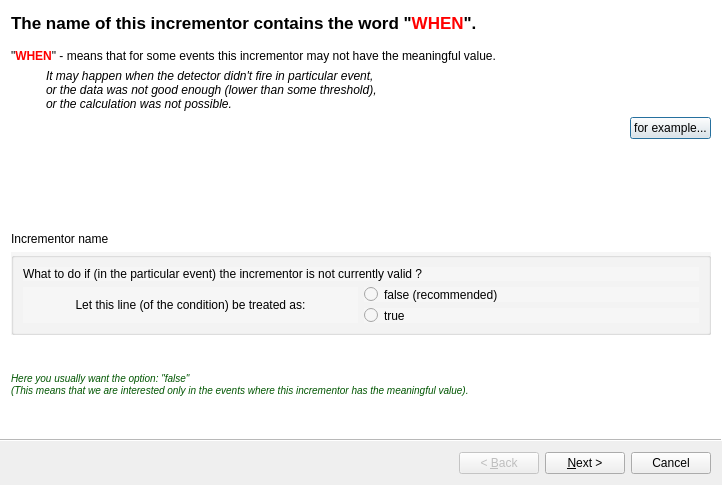
<?xml version="1.0" encoding="UTF-8"?>
<ui version="4.0">
 <class>T4addline_1d_wizard</class>
 <widget class="QWizard" name="T4addline_1d_wizard">
  <property name="geometry">
   <rect>
    <x>0</x>
    <y>0</y>
    <width>722</width>
    <height>485</height>
   </rect>
  </property>
  <property name="windowTitle">
   <string>Wizard for adding a special incrementor</string>
  </property>
  <property name="wizardStyle">
   <enum>QWizard::ModernStyle</enum>
  </property>
  <property name="titleFormat">
   <enum>Qt::RichText</enum>
  </property>
  <property name="subTitleFormat">
   <enum>Qt::RichText</enum>
  </property>
  <widget class="QWizardPage" name="wizardPage1">
   <property name="title">
    <string>The name of this incrementor contains the word &quot;&lt;font color=&quot;#ff0000&quot;&gt;&lt;b&gt;WHEN&lt;/b&gt;&lt;/font&gt;&quot;. </string>
   </property>
   <property name="subTitle">
    <string/>
   </property>
   <attribute name="pageId">
    <string notr="true"/>
   </attribute>
   <layout class="QVBoxLayout" name="verticalLayout_4">
    <item>
     <widget class="QLabel" name="textLabel3">
      <property name="text">
       <string>&quot;&lt;font color=&quot;#ff0000&quot;&gt;&lt;b&gt;WHEN&lt;/b&gt;&lt;/font&gt;&quot; - means that for some events this incrementor may not have the meaningful 
value.&lt;/font&gt;</string>
      </property>
      <property name="alignment">
       <set>Qt::AlignLeading|Qt::AlignLeft|Qt::AlignVCenter</set>
      </property>
      <property name="wordWrap">
       <bool>true</bool>
      </property>
     </widget>
    </item>
    <item>
     <widget class="QLabel" name="textLabel3_2">
      <property name="text">
       <string>&lt;html&gt;&lt;head/&gt;&lt;body&gt;&lt;p&gt;&lt;span style=&quot; font-style:italic;&quot;&gt;It may happen when the detector didn't fire in particular event, &lt;br/&gt;or the data was not good enough (lower than some threshold),&lt;br/&gt;or the calculation was not possible.&lt;/span&gt;&lt;/p&gt;&lt;/body&gt;&lt;/html&gt;</string>
      </property>
      <property name="wordWrap">
       <bool>false</bool>
      </property>
      <property name="indent">
       <number>35</number>
      </property>
     </widget>
    </item>
    <item>
     <layout class="QHBoxLayout" name="_2">
      <item>
       <spacer name="spacer17">
        <property name="orientation">
         <enum>Qt::Horizontal</enum>
        </property>
        <property name="sizeType">
         <enum>QSizePolicy::Expanding</enum>
        </property>
        <property name="sizeHint" stdset="0">
         <size>
          <width>201</width>
          <height>21</height>
         </size>
        </property>
       </spacer>
      </item>
      <item>
       <widget class="QPushButton" name="pushButton_for_example_when">
        <property name="text">
         <string>for example...</string>
        </property>
       </widget>
      </item>
     </layout>
    </item>
    <item>
     <spacer name="spacer18">
      <property name="orientation">
       <enum>Qt::Vertical</enum>
      </property>
      <property name="sizeType">
       <enum>QSizePolicy::Expanding</enum>
      </property>
      <property name="sizeHint" stdset="0">
       <size>
        <width>20</width>
        <height>46</height>
       </size>
      </property>
     </spacer>
    </item>
    <item>
     <widget class="QLabel" name="textLabel2_incr_name">
      <property name="text">
       <string>Incrementor name</string>
      </property>
      <property name="wordWrap">
       <bool>false</bool>
      </property>
     </widget>
    </item>
    <item>
     <widget class="QGroupBox" name="groupBox">
      <property name="styleSheet">
       <string notr="true">background-color: rgb(246, 246, 246);
border-color: rgb(89, 38, 37);</string>
      </property>
      <property name="title">
       <string/>
      </property>
      <property name="checkable">
       <bool>false</bool>
      </property>
      <layout class="QVBoxLayout" name="verticalLayout_5">
       <item>
        <widget class="QLabel" name="label">
         <property name="text">
          <string>What to do if (in the particular event) the incrementor is not currently valid ?</string>
         </property>
         <property name="textFormat">
          <enum>Qt::RichText</enum>
         </property>
         <property name="scaledContents">
          <bool>true</bool>
         </property>
        </widget>
       </item>
       <item>
        <layout class="QHBoxLayout" name="horizontalLayout_3">
         <item>
          <widget class="QLabel" name="textLabel1_2">
           <property name="text">
            <string>Let this line (of the condition) be treated as:</string>
           </property>
           <property name="alignment">
            <set>Qt::AlignCenter</set>
           </property>
           <property name="wordWrap">
            <bool>false</bool>
           </property>
          </widget>
         </item>
         <item>
          <layout class="QVBoxLayout" name="verticalLayout_3">
           <item>
            <widget class="QRadioButton" name="radioButton_obligatory">
             <property name="text">
              <string>false (recommended)</string>
             </property>
            </widget>
           </item>
           <item>
            <widget class="QRadioButton" name="radioButton_if_possible">
             <property name="text">
              <string>true</string>
             </property>
            </widget>
           </item>
          </layout>
         </item>
        </layout>
       </item>
      </layout>
     </widget>
    </item>
    <item>
     <layout class="QHBoxLayout" name="horizontalLayout_2">
      <item>
       <widget class="QLabel" name="textLabel1_3_2">
        <property name="text">
         <string>&lt;font size=&quot;-1&quot;&gt;&lt;font color=&quot;#005500&quot;&gt;&lt;i&gt;Here you usually want the option: &quot;false&quot; &lt;br&gt;(This means that we are interested only in the events where this incrementor has the meaningful value).&lt;/i&gt;&lt;/font&gt;&lt;/font&gt;</string>
        </property>
        <property name="wordWrap">
         <bool>false</bool>
        </property>
       </widget>
      </item>
      <item>
       <spacer name="spacer20">
        <property name="orientation">
         <enum>Qt::Vertical</enum>
        </property>
        <property name="sizeType">
         <enum>QSizePolicy::Expanding</enum>
        </property>
        <property name="sizeHint" stdset="0">
         <size>
          <width>31</width>
          <height>71</height>
         </size>
        </property>
       </spacer>
      </item>
     </layout>
    </item>
   </layout>
  </widget>
  <widget class="QWizardPage" name="wizardPage2">
   <property name="title">
    <string>&lt;font size=&quot;+0&quot;&gt;The name of this incrementor contains the words:  &quot;&lt;font color=&quot;#0000ff&quot;&gt;&lt;b&gt;ALL&lt;/b&gt;&lt;/font&gt;&quot; and  &quot;&lt;font color=&quot;#ff0000&quot;&gt;&lt;b&gt;WHEN&lt;/b&gt;&lt;/font&gt;&quot;</string>
   </property>
   <attribute name="pageId">
    <string notr="true"/>
   </attribute>
   <layout class="QVBoxLayout" name="verticalLayout_8">
    <item>
     <widget class="QLabel" name="textLabel3_3">
      <property name="text">
       <string>&quot;&lt;font color=&quot;#0000ff&quot;&gt;&lt;b&gt;- ALL&lt;/b&gt;&lt;/font&gt;&quot; - means that acutally this is a set of incrementors.
&lt;br&gt;
&quot;&lt;font color=&quot;#ff0000&quot;&gt;&lt;b&gt;- WHEN&lt;/b&gt;&lt;/font&gt;&quot; - means that some of the items (members of the &quot;ALL set&quot;) 
may not be present in every event.&lt;/font&gt;
(The single item is  present only if its &quot;WHEN&quot; situation in true).</string>
      </property>
      <property name="alignment">
       <set>Qt::AlignLeading|Qt::AlignLeft|Qt::AlignVCenter</set>
      </property>
      <property name="wordWrap">
       <bool>true</bool>
      </property>
     </widget>
    </item>
    <item>
     <layout class="QHBoxLayout" name="_4">
      <item>
       <spacer name="spacer14">
        <property name="orientation">
         <enum>Qt::Horizontal</enum>
        </property>
        <property name="sizeType">
         <enum>QSizePolicy::Expanding</enum>
        </property>
        <property name="sizeHint" stdset="0">
         <size>
          <width>461</width>
          <height>21</height>
         </size>
        </property>
       </spacer>
      </item>
      <item>
       <widget class="QPushButton" name="pushButton_expl_all_when">
        <property name="text">
         <string>for example...</string>
        </property>
       </widget>
      </item>
     </layout>
    </item>
    <item>
     <spacer name="spacer15">
      <property name="orientation">
       <enum>Qt::Vertical</enum>
      </property>
      <property name="sizeType">
       <enum>QSizePolicy::Expanding</enum>
      </property>
      <property name="sizeHint" stdset="0">
       <size>
        <width>21</width>
        <height>59</height>
       </size>
      </property>
     </spacer>
    </item>
    <item>
     <widget class="QLabel" name="textLabel2_incr_name_2">
      <property name="text">
       <string>Incrementor name</string>
      </property>
      <property name="wordWrap">
       <bool>false</bool>
      </property>
     </widget>
    </item>
    <item>
     <widget class="QGroupBox" name="groupBox_2">
      <property name="title">
       <string/>
      </property>
      <layout class="QVBoxLayout" name="verticalLayout_7">
       <item>
        <widget class="QLabel" name="label_2">
         <property name="text">
          <string>&lt;html&gt;&lt;head/&gt;&lt;body&gt;&lt;p&gt;&lt;span style=&quot; font-weight:600;&quot;&gt;What to do if (in the particular event) one of items of the &amp;quot;ALL&amp;quot; set -&lt;br/&gt;is currently NOT valid ?&lt;/span&gt;&lt;/p&gt;&lt;/body&gt;&lt;/html&gt;</string>
         </property>
         <property name="textFormat">
          <enum>Qt::RichText</enum>
         </property>
        </widget>
       </item>
       <item>
        <layout class="QHBoxLayout" name="horizontalLayout_5">
         <item>
          <widget class="QLabel" name="textLabel1_2_2">
           <property name="text">
            <string>Let this item  be considered  (in the condition) as:</string>
           </property>
           <property name="alignment">
            <set>Qt::AlignCenter</set>
           </property>
           <property name="wordWrap">
            <bool>false</bool>
           </property>
          </widget>
         </item>
         <item>
          <layout class="QVBoxLayout" name="verticalLayout_6">
           <item>
            <widget class="QRadioButton" name="radioButton_always_ALL">
             <property name="text">
              <string>false</string>
             </property>
            </widget>
           </item>
           <item>
            <widget class="QRadioButton" name="radioButton_if_possible_ALL">
             <property name="text">
              <string>true (recommended)</string>
             </property>
            </widget>
           </item>
          </layout>
         </item>
        </layout>
       </item>
      </layout>
     </widget>
    </item>
    <item>
     <layout class="QHBoxLayout" name="horizontalLayout_4">
      <item>
       <widget class="QLabel" name="textLabel1_3">
        <property name="text">
         <string>&lt;font size=&quot;-1&quot;&gt;&lt;font color=&quot;#005500&quot;&gt;&lt;i&gt;For the keyword &quot;ALL&quot; - you usually want the option: &quot;true&quot;.&lt;br&gt;
This means that we are interested in events when at least one the incrementors had a valid data&lt;/i&gt;&lt;/font&gt;&lt;/font&gt;</string>
        </property>
        <property name="alignment">
         <set>Qt::AlignVCenter</set>
        </property>
        <property name="wordWrap">
         <bool>true</bool>
        </property>
        <property name="indent">
         <number>7</number>
        </property>
       </widget>
      </item>
      <item>
       <spacer name="spacer16">
        <property name="orientation">
         <enum>Qt::Vertical</enum>
        </property>
        <property name="sizeType">
         <enum>QSizePolicy::Expanding</enum>
        </property>
        <property name="sizeHint" stdset="0">
         <size>
          <width>21</width>
          <height>31</height>
         </size>
        </property>
       </spacer>
      </item>
     </layout>
    </item>
   </layout>
  </widget>
  <widget class="QWizardPage" name="wizardPage_what_was_chosen">
   <property name="title">
    <string>Your decision was...</string>
   </property>
   <attribute name="pageId">
    <string notr="true"/>
   </attribute>
   <layout class="QVBoxLayout" name="verticalLayout_2">
    <item>
     <layout class="QVBoxLayout" name="verticalLayout">
      <item>
       <spacer name="spacer2">
        <property name="orientation">
         <enum>Qt::Vertical</enum>
        </property>
        <property name="sizeType">
         <enum>QSizePolicy::Preferred</enum>
        </property>
        <property name="sizeHint" stdset="0">
         <size>
          <width>21</width>
          <height>61</height>
         </size>
        </property>
       </spacer>
      </item>
      <item>
       <widget class="QLabel" name="textLabel1">
        <property name="text">
         <string>You have chosen the incrementor:</string>
        </property>
        <property name="alignment">
         <set>Qt::AlignBottom</set>
        </property>
        <property name="wordWrap">
         <bool>false</bool>
        </property>
       </widget>
      </item>
      <item>
       <widget class="QLabel" name="textLabel_incrementor_name">
        <property name="font">
         <font>
          <weight>75</weight>
          <bold>true</bold>
         </font>
        </property>
        <property name="frameShape">
         <enum>QFrame::Box</enum>
        </property>
        <property name="frameShadow">
         <enum>QFrame::Sunken</enum>
        </property>
        <property name="text">
         <string>&lt;h3&gt;Name of your incrementor&lt;/h3&gt;</string>
        </property>
        <property name="alignment">
         <set>Qt::AlignCenter</set>
        </property>
        <property name="wordWrap">
         <bool>true</bool>
        </property>
       </widget>
      </item>
      <item>
       <widget class="QLabel" name="textLabel2">
        <property name="text">
         <string>In the condition table it will be marked as:</string>
        </property>
        <property name="wordWrap">
         <bool>false</bool>
        </property>
       </widget>
      </item>
      <item>
       <layout class="QHBoxLayout" name="horizontalLayout">
        <item>
         <widget class="QLabel" name="textLabel2_2">
          <property name="text">
           <string>&lt;h3&gt;When incrementor is not valid?  :&lt;/h3&gt;</string>
          </property>
          <property name="alignment">
           <set>Qt::AlignCenter</set>
          </property>
          <property name="wordWrap">
           <bool>false</bool>
          </property>
         </widget>
        </item>
        <item>
         <widget class="QLabel" name="textLabel_when_to_test">
          <property name="text">
           <string>&lt;h3&gt;always&lt;/h3&gt;</string>
          </property>
          <property name="wordWrap">
           <bool>false</bool>
          </property>
         </widget>
        </item>
       </layout>
      </item>
      <item>
       <spacer name="spacer4">
        <property name="orientation">
         <enum>Qt::Vertical</enum>
        </property>
        <property name="sizeType">
         <enum>QSizePolicy::Preferred</enum>
        </property>
        <property name="sizeHint" stdset="0">
         <size>
          <width>41</width>
          <height>38</height>
         </size>
        </property>
       </spacer>
      </item>
     </layout>
    </item>
   </layout>
  </widget>
 </widget>
 <resources/>
 <connections/>
</ui>
